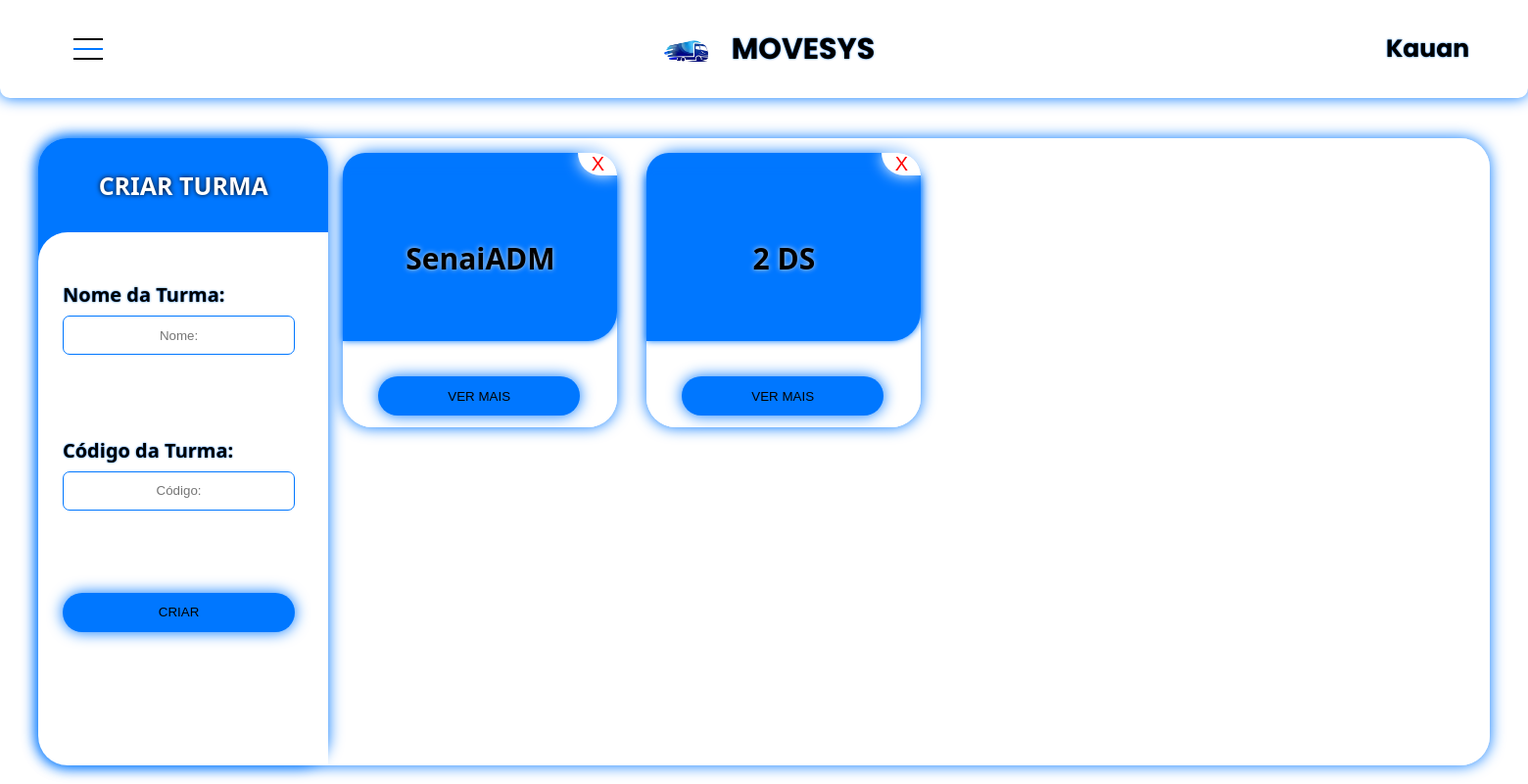
Page /Paginas/turmas.php (signed in) on the earlier database version.
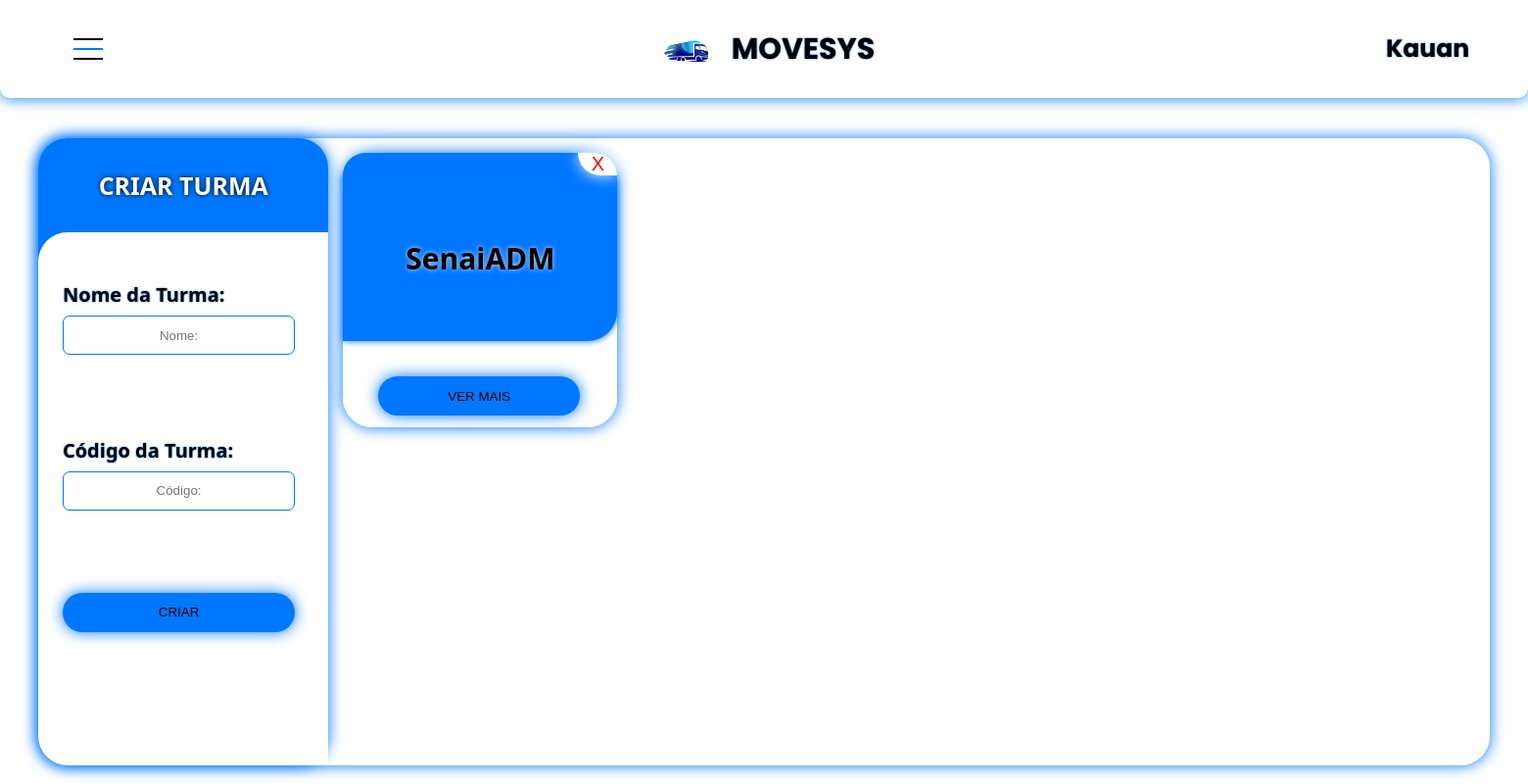
Same page on the later database version.
### tables this page shows
CREATE TABLE `turmas` (
  `codTurma` varchar(255) NOT NULL,
  `nomeTurma` varchar(50) NOT NULL,
  `total_alunos` int(11) DEFAULT 0,
  `data_turma` timestamp NOT NULL DEFAULT current_timestamp() ON UPDATE current_timestamp()
);

### Paginas/turmas.php (the view, shortened to what this page needs)
<!DOCTYPE html>
<html lang="pt-br">
<head>
    <link rel="stylesheet" href="../css/menuhorizontal.css"/>
    <link rel="stylesheet" href="../css/turmas.css"/>
</head>
<body>
<?php
    if (empty($_SESSION['nome'])){
        header('Location: sair.php');
        exit();
    } else {
        echo ' <header>
        <div class="container">
            <div class="main-horizontal">
                <ul class="ul-main">
                    <li class="li-main">
                        <div class="teste">
                            <label for="main-button">
                                <div class="div-button-main">
                                    <span class="button-main"></span>
                                </div>
                        </label>
                            <div class="juntos">
                                <img src="../css/cssimg/logo.png" style="max-width: 85px; max-height: 85px; margin-left: 20px; margin-top: 15px;">
                                <h1>MOVESYS</h1>
                            </div>
                            <h2>'.$_SESSION['nome'].'</h2>
                        </div>
                    </li>
                </ul>
            </div>
        </div>
    </header>
        <main>
            <div class="container-prin">
                <div class="container-turmas">
                    <div class="criar-turmas">
                        <form class="form" method="post" action="function/criarTurma.php" id="formturma" name="formturma">
                            <div class="titulo-criar-turmas">
                                <h3>CRIAR TURMA</h3>
                            </div>
                            <div class="form-criar-turma">
                                <div class="inpu-criar-turma">
                                    <h4>Nome da Turma:</h4>
                                    <input type="text" placeholder="Nome:" id="nomeTurma" name="nomeTurma" required>
                                </div>
                                <div class="inpu-criar-turma">
                                    <h4>Código da Turma:</h4>
                                    <input type="text" placeholder="Código:" id="codTurma" name="codTurma" required>
                                </div>
                                <div class="inpu-criar-turma">
                                    <button class="button-criar-turma">CRIAR</button>
                                </div>
                            </form>
                        </div>
                    </div>
                    <div class="turmas-criadas">';
                $hostname = "127.0.0.1";
                $user = "root";
                $password = "";
                $database = "logistica";
                $conn = new mysqli($hostname, $user, $password, $database);
                $sql = "SELECT turmas.nomeTurma, turmas.codTurma, turmas.data_turma, COUNT(usuarios.id) AS total_alunos
                        FROM turmas
                        LEFT JOIN usuarios ON turmas.codTurma = usuarios.codTurma
                        GROUP BY turmas.codTurma";
                $result = $conn->query($sql);
                if (!$result) {
                    echo "Error: " . $conn->error;
                } else {
                    if ($result->num_rows > 0) {
                        while($row = $result->fetch_assoc()) {
                            echo "
                                <div class=\"card-turmas\">
                                    <div class=\"delete-div\">
                                        <button class=\"delete-input\" onclick=\"deletarTurma('".$row["codTurma"]."')\">X</button>
                                    </div>
                                    <div class=\"nome-turmas\">
                                        <h5>". $row["nomeTurma"] ."</h5>
                                    </div>
                                    <div class=\"info-turmas\">
                                        <h6>Código: ". $row["codTurma"] ."</h6>
                                        <h6>Alunos matriculados: ". $row["total_alunos"] ."</h6>
                                        <h6>Data: ". $row["data_turma"] ."</h6>
                                        <div class=\"vermaisdiv\">
                                            <button class=\"vermais\" onclick=\"verMais('".$row["codTurma"]."')\">VER MAIS</button>
                                        </div>
                                    </div>
                                </div>
                            ";
                        }
                    } else {
                        echo "<p>Nenhuma turma encontrada.</p>";
                    }
                }
            echo '</div>
                </div>
            </div>
        </main>';
    }
?>
</body>
</html>

Differences in the rows shown:
removed turmas: nomeTurma "2 DS"
